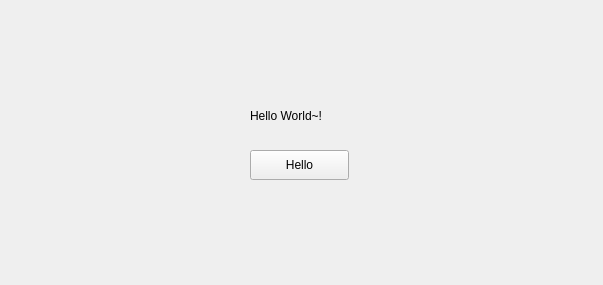
<?xml version="1.0" encoding="UTF-8"?>
<ui version="4.0">
 <class>Form</class>
 <widget class="QWidget" name="Form">
  <property name="geometry">
   <rect>
    <x>0</x>
    <y>0</y>
    <width>603</width>
    <height>285</height>
   </rect>
  </property>
  <property name="windowTitle">
   <string>Form</string>
  </property>
  <widget class="QLabel" name="label">
   <property name="geometry">
    <rect>
     <x>250</x>
     <y>100</y>
     <width>101</width>
     <height>31</height>
    </rect>
   </property>
   <property name="text">
    <string>Hello World~!</string>
   </property>
  </widget>
  <widget class="QPushButton" name="pushButton">
   <property name="geometry">
    <rect>
     <x>250</x>
     <y>150</y>
     <width>99</width>
     <height>30</height>
    </rect>
   </property>
   <property name="text">
    <string>Hello</string>
   </property>
  </widget>
 </widget>
 <resources/>
 <connections>
  <connection>
   <sender>pushButton</sender>
   <signal>clicked()</signal>
   <receiver>Form</receiver>
   <slot>slot1()</slot>
   <hints>
    <hint type="sourcelabel">
     <x>296</x>
     <y>173</y>
    </hint>
    <hint type="destinationlabel">
     <x>297</x>
     <y>207</y>
    </hint>
   </hints>
  </connection>
 </connections>
 <slots>
  <slot>slot1()</slot>
 </slots>
</ui>
